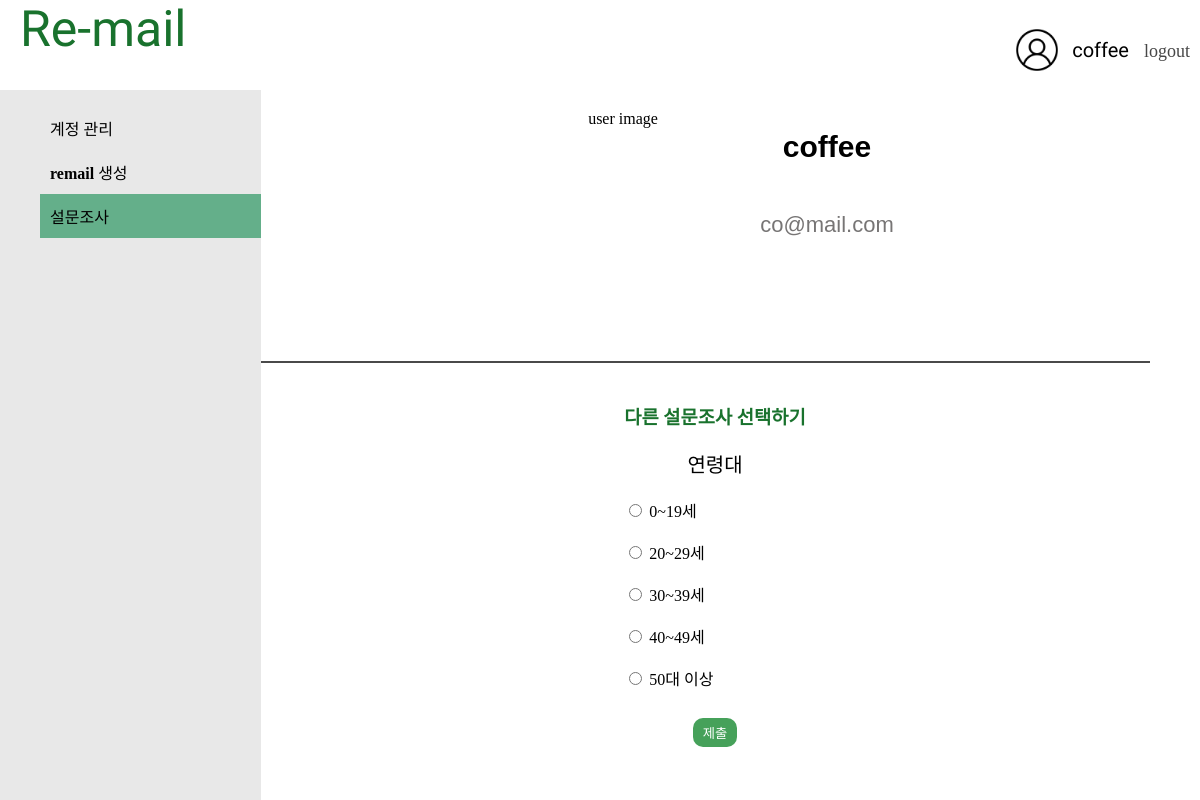
Screenshot of /mypage/polls/4 (signed in) with the database file from the repository.
### user/models.py (models this page shows, shortened)
class User(AbstractBaseUser, PermissionsMixin):
    objects = UserManager()
    email = models.EmailField(max_length=255, unique=True, null = True, default="")
    username = models.CharField(max_length=10, null = True, default="")
    password = models.CharField(max_length=255, null = True, default="")
    is_active = models.BooleanField(default=True, null = True)
    is_admin = models.BooleanField(default=False, null = True)
    USERNAME_FIELD = 'email'
    REQUIRED_FIELDS = ['username']

### mypage/models.py (models this page shows, shortened)
class Question(models.Model):
    question_text = models.CharField(max_length=200)
    date = models.DateTimeField()

class Choice(models.Model):
    question = models.ForeignKey(Question, on_delete=models.CASCADE)
    choice_text = models.CharField(max_length=200)
    votes = models.IntegerField(default=0)

### mypage/views.py (the view)
# urls.py: path('polls/<int:qid>',views.detail, name='detail'),
def detail(request,qid):
    choice = get_object_or_404(Question,id=qid)
    return render(request, 'mypage/detail.html',{'q':choice})

### mypage/templates/mypage/detail.html (shortened to what this page needs)
{% extends 'mypage/mypage.html' %}
{% block mypage_section %}
<nav style="float: left;">
   <ul id="table">
      <li><a href="http://127.0.0.1:8000/mypage">계정 관리</a></li>
      <li><a href="http://127.0.0.1:8000/mypage/new_address">remail 생성</a></li>
      <li><a href="http://127.0.0.1:8000/mypage/polls" style="background-color: rgb(100, 175, 138);">설문조사</a></li>
   </ul>
</nav>
   <section>
      <div id="user">
         <img src="https://search.pstatic.net/common/?src=http%3A%2F%2Fblogfiles.naver.net%2FMjAyMjEyMTJfMjky%2FMDAxNjcwODQ4MzYyNTYy.QeYlBp0TP6KOWha_zEZnLqY-wQ6jEwZ0jEEVbdbZUP8g.jdK9_uUcbOqKVsSJl6GpN2POuSe-ZFVKiGtpSXIelEEg.JPEG.windysky70%2FIMG_8178.JPG&type=sc960_832"
            alt="user image">
         <div id="info">
            <h2>{{ request.user.username }}</h2>
            <br>
            <span>{{ request.user.email}}</span>
         </div>
      </div>
      <hr>
      <div id="poll">
         <h3><a href="http://127.0.0.1:8000/mypage/polls">다른 설문조사 선택하기</a></h3>
         <p>{{q.question_text}}</p>
         <form method="POST" action="{% url 'vote' %}">
            {% for c in q.choice_set.all %}
            <div id="pol">
               <input type="radio" name="question" value="{{c.id}}">
               <label>{{c.choice_text}}</label>
               <br>
            </div>
            {% endfor %}
            <input type="submit" value="제출" id="detail_submit">
         </form>
      </div>
   </section>
{% endblock mypage_section %}

### mypage/templates/mypage/mypage.html (shortened to what this page needs)
<!DOCTYPE html>
{% load static %}
<html>
    <head>
      <link rel="stylesheet" href="{% static 'mypage/css/mypage.css' %}">
   </head>
    <body>
      <header id="header" class="container">
            <div id="logo" style="float: left;">
               <h1><a href="http://127.0.0.1:8000/remailbox">Re-mail</a></h1>
            </div>
            <div style="float: right;" id="header-profile" >
               <img src="{% static 'mypage/images/free-icon-profile-6522516.png' %}" style="width: 50px;"><a href="http://127.0.0.1:8000/mypage" style="margin: 0px 15px 0px 10px; text-decoration: none;">{{ request.user.username }}</a>
               <div class='button'><a href="{% url 'user:logout' %}">logout</a></div>
            </div>
      </header>
      {% block mypage_section %}{% endblock mypage_section %}
    </body>
</html>

### mypage/static/mypage/css/mypage.css (style rules this page uses)
body { font-family: 'KoPubWorldDotum'; }
a { text-decoration-line:none; text-decoration: none; text-align:left; color:black; }
header { width: 100%; display: flex; align-items: center; justify-content: space-between; position: fixed; top: 0; left: 0; right: 0; display: inline-block; height: 80px; background-color: white; }
body { padding: 0px; margin: 0px; }
.button > a { margin-right:10px; margin-left:0px; border: none; border-radius: 100px; font-size: 18px; font-style: bold; background-color: white; color : rgb(71, 71, 71); font-family: 'KoPubWorldDotum'; }
#logo { display: inline-block; height: 80px; margin: 0px; padding: 0px }
#logo h1 { padding: 0px; margin: 0px; }
#logo h1 a { margin-left:20px; font-family: Moul; font-size: 50px; font-style: normal; font-weight: 400; color: #19722D; }
#header-profile { height: 100px; display : flex; margin-left:10px; font-family: Moul; font-size: 20px; font-style: normal; font-weight: 400; color: black; align-items : center; }
#header-profile > a { color: black; }
nav { padding: 0px; margin-left: 0px; height:100%; width:261px; float: left; background: #E8E8E8; overflow: auto; position: fixed; }
section { margin-top: 90px; height:100%; margin-left : 15%; background: white; align-items : center; text-align:center; }
nav ul li { list-style: none; margin:0px; border:10px; }
#table a { text-decoration: none; padding: 10px; display: block; color: black; font-size: 16px; font-style: normal; font-weight: 550; line-height: normal; }
#poll { display:inline-block; align-items: center; text-align:center; padding-left:50px; }
#poll > p { font-size: 20px; font-weight: normal; }
#pol { align-items: center; text-align:left; margin-bottom: 10%; }
#user { display:flex; align-items: center; text-align:center; padding-left:50px; justify-content: center; }
#poll h3 a { color: #19722D; }
#poll h3 a:link { color: #19722D; }
#user > img { border:10px; padding:20px; width: 184px; height: 211px; flex-shrink: 0; border-radius: 100px; background: 50% / cover no-repeat; }
#user > div { margin:10px; border:10px; display:inline-block; font-family: 'Noto Sans KR', sans-serif; font-size: 20px; font-style: normal; line-height: normal; }
#info { display:inline; padding-bottom:20px; width: 180px; height: 200px; }
#info > span { color: #777575; text-align: center; font-family: 'Noto Sans KR', sans-serif; font-size: 22px; font-style: normal; font-weight: 400; line-height: normal; }
hr { margin:20px; margin-left:50px; margin-right:50px; border:10px; border: 1px solid #4a4a4a; }
#detail_submit { margin:10px; border-radius: 10px; background: #46A15A; color:white; border: none; padding:5px; padding-left:10px; padding-right:10px; }

### rows the page displays
User: user.username "coffee", user.email "co@mail.com"
Question: question_text "연령대"
Choice: choice_text "0~19세"
Choice: choice_text "20~29세"
Choice: choice_text "30~39세"
Choice: choice_text "40~49세"
Choice: choice_text "50대 이상"
